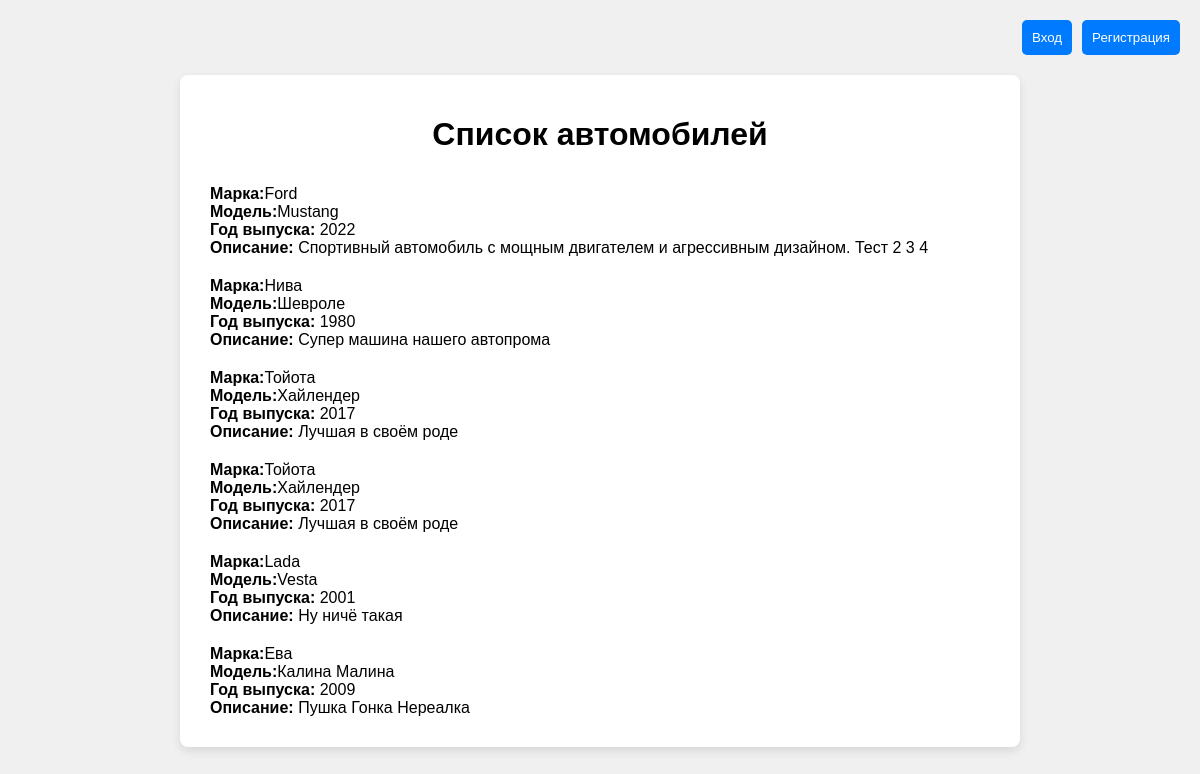
Screenshot of /cars/ with the database file from the repository.
### cars/models.py (models this page shows, shortened)
class Car(models.Model):
    make = models.CharField(max_length=16, verbose_name='make')
    model = models.CharField(max_length=16, verbose_name='model')
    year = models.SmallIntegerField(verbose_name='year')
    description = models.TextField(null=True, blank=True)
    created_at = models.DateTimeField(auto_now_add=True)
    updated_at = models.DateTimeField(auto_now_add=True)
    owner = models.ForeignKey(to=User, verbose_name='owner', on_delete=models.CASCADE)

### cars/views.py (the view, shortened to what this page needs)
# urls.py: path('', CarsListView.as_view(), name='cars'), # Список автомобилей
class CarsListView(CreateView):
    model = Car
    template_name = 'cars/cars_list.html'
    form_class = CarForm
    success_url = reverse_lazy('cars:cars')
    def get_context_data(self, **kwargs):
        ctx = super(CarsListView, self).get_context_data()
        ctx['cars'] = Car.objects.all()
        return ctx

### cars/templates/cars/cars_list.html (shortened to what this page needs)
{% load static %}
<!DOCTYPE html>
<html lang="ru">
<head>
</head>
<body>
<div class="header">
    {% if not user.is_authenticated %}
        <a href="{% url 'login' %}"><button>Вход</button></a>
        <a href="{% url 'register' %}"><button>Регистрация</button></a>
    {% else %}
        <form method="post" action="{% url 'logout' %}">
                {% csrf_token %}
                <button type="submit">Выйти</button>
            </form>
    {% endif%}
</div>
<div class="container">
    <h1>Список автомобилей</h1>
    {% for car in cars %}
    <a href="{% url 'cars:car' car.id%}">
        <div class="car-item">
            <div>
                <strong>Марка:</strong>{{car.make}}<br>
                <strong>Модель:</strong>{{car.model}}<br>
                <strong>Год выпуска:</strong> {{car.year}}<br>
                <strong>Описание:</strong> {{car.description}}
            </div>
        </div>
    </a>
    {% endfor %}
    </div>
</body>
</html>

### cars/templates/cars/cars_list.html (style rules this page uses)
body { display: flex; flex-direction: column; align-items: center; margin: 0; font-family: Arial, sans-serif; background-color: #f0f0f0; padding: 20px; }
.header { width: 100%; display: flex; justify-content: flex-end; margin-bottom: 20px; }
.header button { padding: 10px; border: none; border-radius: 5px; background-color: #007BFF; color: white; cursor: pointer; margin-left: 10px; }
.container { width: 100%; max-width: 800px; background-color: #fff; padding: 20px; border-radius: 8px; box-shadow: 0 4px 10px rgba(0, 0, 0, 0.1); margin-bottom: 20px; }
h1 { text-align: center; }
.car-item { display: flex; justify-content: space-between; align-items: center; padding: 10px; border-bottom: 1px solid #ccc; }
.car-item:last-child { border-bottom: none; }
a { text-decoration: none; color: black; }

### rows the page displays
Car: make "Ford", model "Mustang", year "2022", description "Спортивный автомобиль с мощным двигателем и агрессивным дизайном. Тест 2 3 4"
Car: make "Нива", model "Шевроле", year "1980", description "Супер машина нашего автопрома"
Car: make "Тойота", model "Хайлендер", year "2017", description "Лучшая в своём роде"
Car: make "Тойота", model "Хайлендер", year "2017", description "Лучшая в своём роде"
Car: make "Lada", model "Vesta", year "2001", description "Ну ничё такая"
Car: make "Ева", model "Калина Малина", year "2009", description "Пушка Гонка Нереалка"
